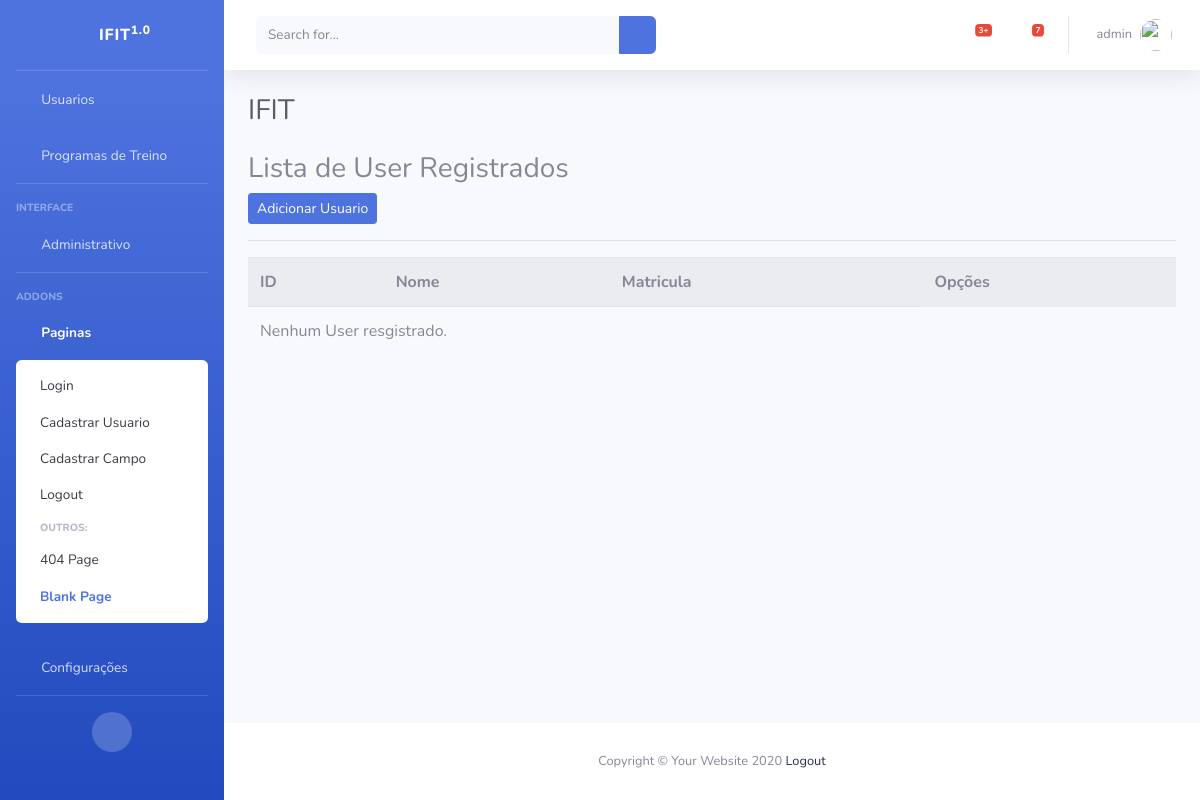
The app's page /listar/users/ (signed in), older data.
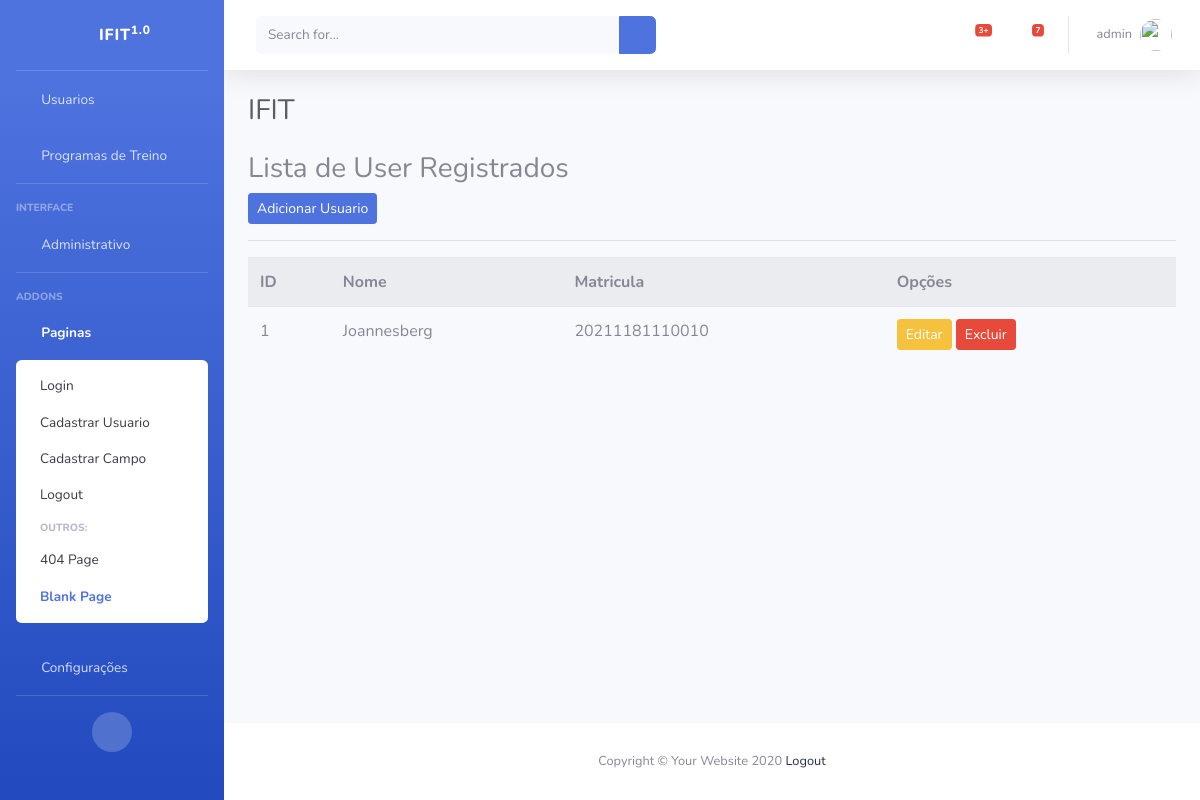
The same page, newer data.
### cadastros/models.py (models this page shows, shortened)
class User(models.Model):
    matricula = models.IntegerField(
        verbose_name="Matrícula",
        validators=[MinValueValidator(10000000000000), MaxValueValidator(99999999999999)]
    )
    campo = models.ForeignKey(Campo, on_delete=models.PROTECT)
    nome = models.CharField(max_length=100)

### cadastros/views.py (the view)
# urls.py: path('listar/users/', UserList.as_view(), name='listar-users'),
class UserList(LoginRequiredMixin, ListView):
    login_url = reverse_lazy('login')
    model = User
    template_name = 'cadastros/listas/user.html'

### cadastros/templates/cadastros/listas/user.html (shortened to what this page needs)
{% extends 'paginas/index.html' %}
{% load static %}
{% block conteudo %}
<h3>
    Lista de User Registrados
</h3>
<a href="{% url 'cadastrar-user' %}" class="btn btn-primary btn-sm">Adicionar Usuario</a>
<hr>
<table class="table table-striped">
    <tr>
        <th>ID</th>
        <th>Nome</th>
        <th>Matricula</th>
        <th>Opções</th>
    </tr>
    {% for user in object_list %}
    <tr>
        <td>{{ user.pk }}</td>
       <td>{{ user.nome }}</td>
       <td>{{ user.matricula }}</td>
       <td>
            <a href="{% url 'editar-user' user.pk %}" class="btn btn-warning btn-sm" title="Editar">Editar</a>
            <a href="{% url 'excluir-user' user.pk %}" class="btn btn-danger btn-sm" title="Excluir">Excluir</a>
       </td>
    </tr>
    {% empty %}
    <tr>
        <td colspan="3">Nenhum User resgistrado.</td>
    </tr>
    {% endfor %}
</table>
{% endblock %}

Row changes from the older to the newer data that the page shows:
added User: pk "1", nome "Joannesberg", matricula "20211181110010"
Text that changed along with them:
text no longer shown: "Nenhum User resgistrado."
